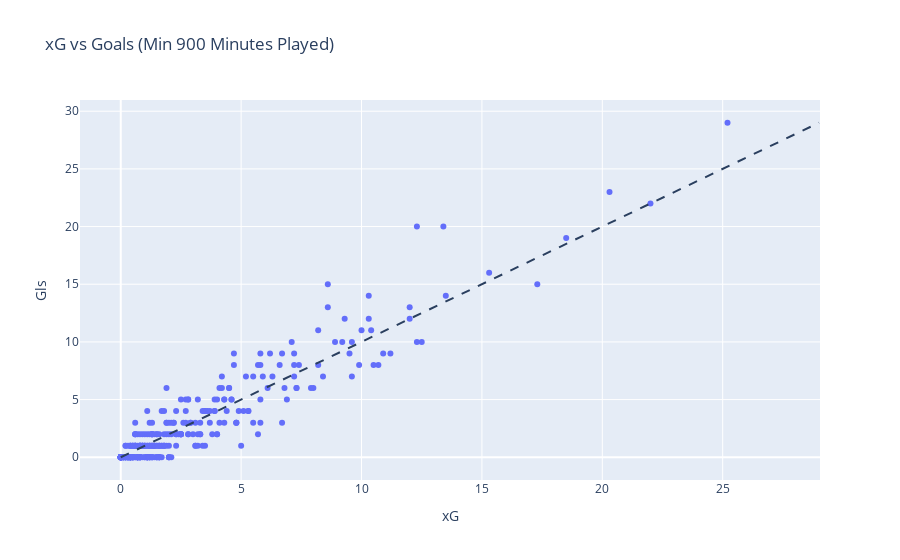

Notebook code cell kept with this figure:
### Code cell
#scatterplot
import plotly.express as px
fig = px.scatter(
    df_filtered,
    x="xG",
    y="Gls",
    hover_name="Player",
    hover_data={
        "Squad": True,
        "Pos": True,
        "Min": True,
        "xG": ':.2f',
        "Gls": True,
        "xG_overperformance": ':.2f'
    },
    title="xG vs Goals (Min 900 Minutes Played)"
)

max_val = max(df_filtered["xG"].max(), df_filtered["Gls"].max())
fig.add_shape(
    type="line",
    x0=0, y0=0,
    x1=max_val, y1=max_val,
    line=dict(dash="dash")
)
fig.write_html("../visuals/xg_vs_goals_interactive.html")
fig.show()

### Figure 1 — Plotly figure (JSON) as saved in the notebook; plotly's stock layout.template omitted (floating-point values rounded to 4 significant figures; data arrays with more than 128 entries replaced by an {"elided": "..."} marker saying what was removed)
{"data": [{"customdata": {"elided": "322x4 mixed values"}, "hovertemplate": "<b>%{hovertext}</b><br><br>xG=%{x:.2f}<br>Gls=%{y}<br>Squad=%{customdata[0]}<br>Pos=%{customdata[1]}<br>Min=%{customdata[2]}<br>xG_overperformance=%{customdata[3]:.2f}<extra></extra>", "hovertext": {"elided": "322 str values"}, "legendgroup": "", "marker": {"color": "#636efa", "symbol": "circle"}, "mode": "markers", "name": "", "orientation": "v", "showlegend": false, "type": "scatter", "x": {"elided": "322 float values"}, "xaxis": "x", "y": {"elided": "322 int values"}, "yaxis": "y"}], "layout": {"legend": {"tracegroupgap": 0}, "shapes": [{"line": {"dash": "dash"}, "type": "line", "x0": 0, "x1": 29, "y0": 0, "y1": 29}], "title": {"text": "xG vs Goals (Min 900 Minutes Played)"}, "xaxis": {"anchor": "y", "domain": [0, 1], "title": {"text": "xG"}}, "yaxis": {"anchor": "x", "domain": [0, 1], "title": {"text": "Gls"}}}}
